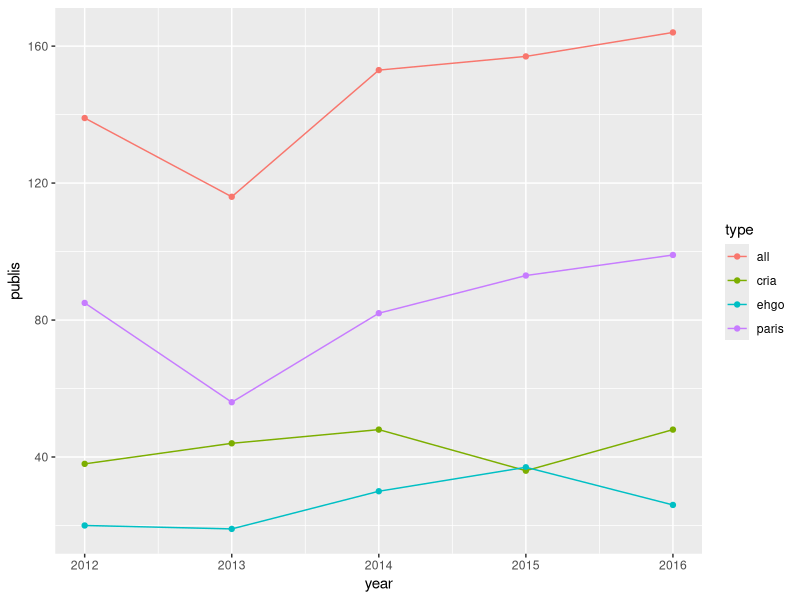
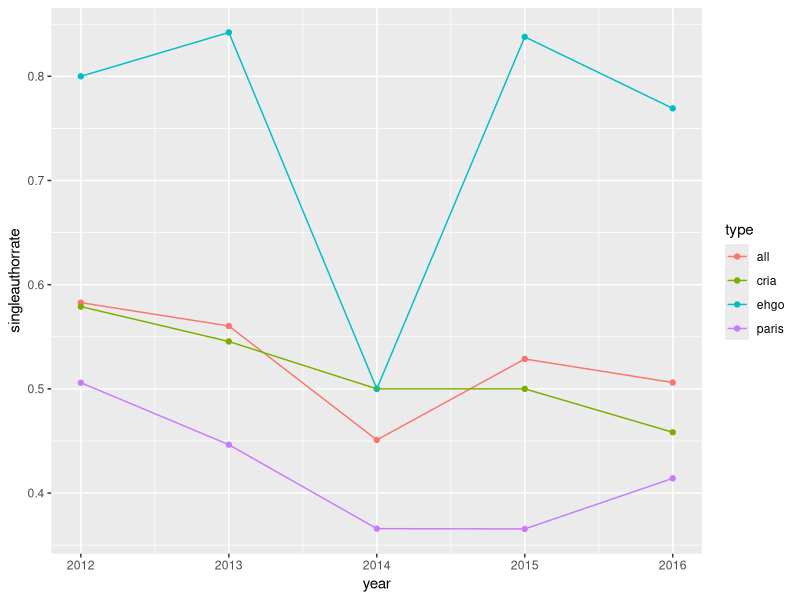
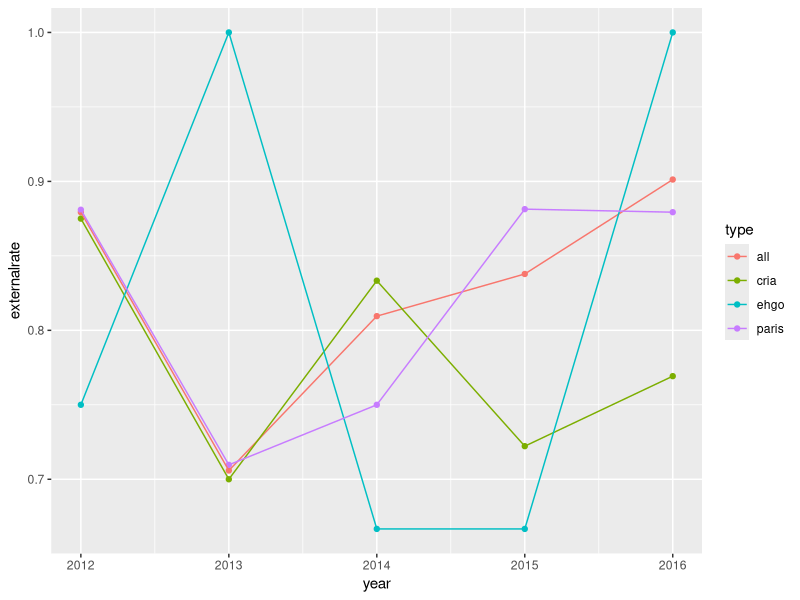
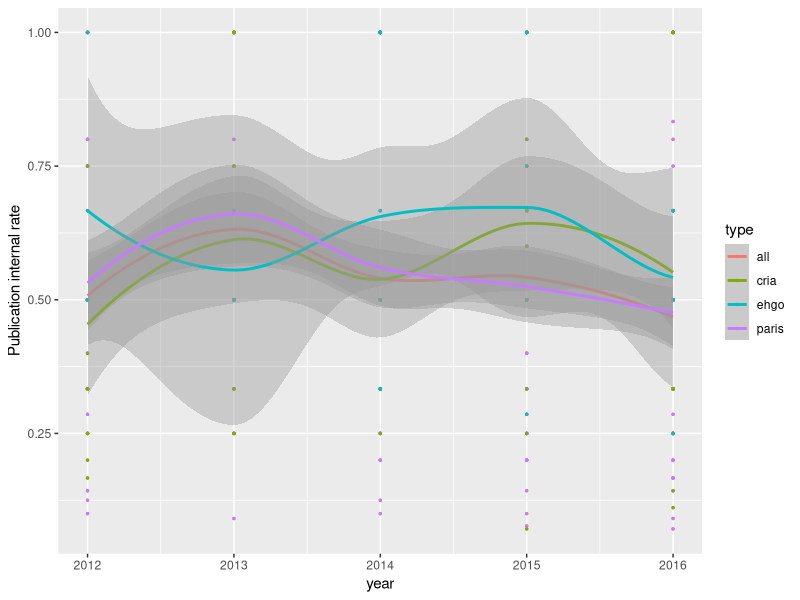
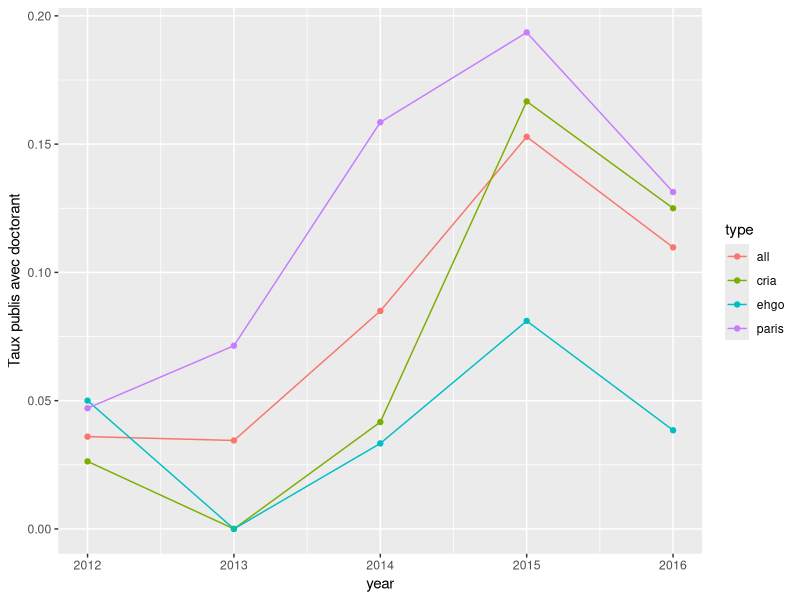
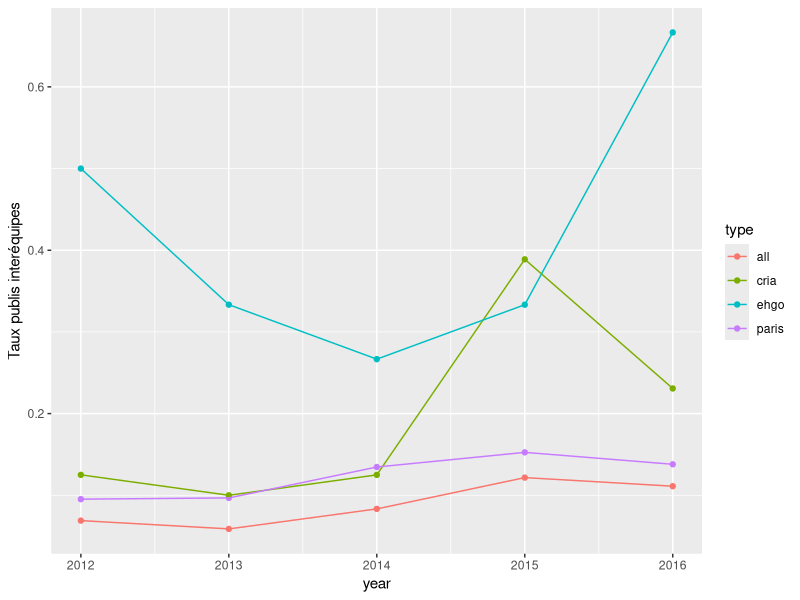
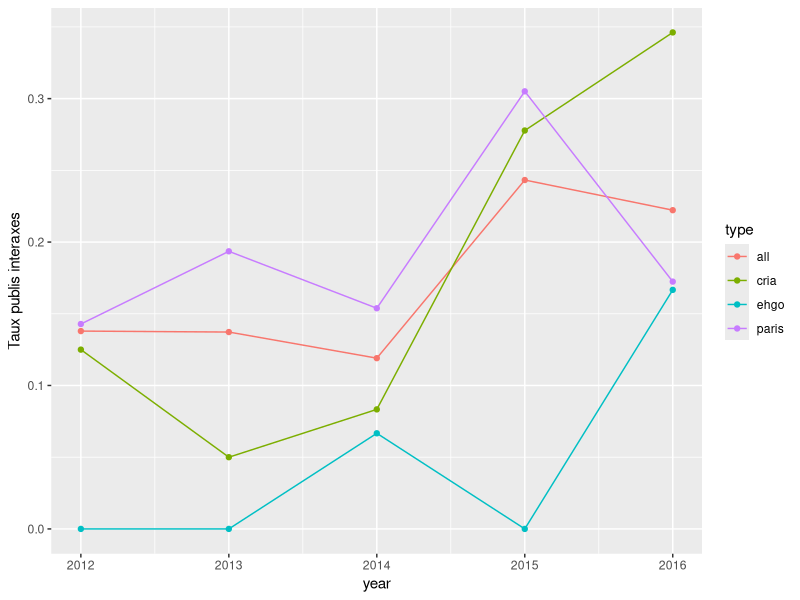

The R source for these figures, in order:

# simplified analysis

# load data


library(dplyr)
library(ggplot2)

setwd(paste0(Sys.getenv('CS_HOME'),'/Misc/AnalyseGeocites/Models'))


# authors
authors <- as.tbl(read.csv('data/authors_desamb.csv',sep=";",stringsAsFactors = FALSE))
# publications
publis <- as.tbl(read.csv('data/publications.csv',sep=";",stringsAsFactors = FALSE))
# authorship
authorship <- as.tbl(read.csv('data/authorship.csv',sep=";",stringsAsFactors = FALSE))
authorship = authorship[sapply(authorship$AuteurDesamb,nchar)>0,]

publitypes = c("article_revue","article","ouvrage","chapitre","proceedings","actes_congres_national")
years = 2012:2016

publis = publis[publis$typepubli%in%publitypes,]

# nbr publis
nrow(publis)

team_authorship = left_join(authorship,authors,by=c('AuteurDesamb'='NOM'))
team_authorship$EQUIPE[is.na(team_authorship$EQUIPE)]="EXT"
team_authorship = team_authorship[team_authorship$id_article%in%publis$id&team_authorship$EQUIPE!=""&team_authorship$id_article!=6522,] # 6522 : side effect of removing desjardins ; only one with one ext left alone.
# multi team ?
#duplicated(team_authorship[,1:2])
byteam = team_authorship%>%group_by(id_article)%>%
  summarise(paris=as.numeric(sum(as.numeric("P.A.R.I.S"%in%EQUIPE))>0),
            cria=as.numeric(sum(as.numeric("C.R.I.A"%in%EQUIPE))>0),
            ehgo=as.numeric(sum(as.numeric("E.H.GO"%in%EQUIPE))>0),
            internonly=as.numeric(prod(as.numeric(AuteurDesamb%in%authors$NOM))==1),
            nbauthorsintern = sum(as.numeric(AuteurDesamb%in%authors$NOM)),
            nbauthors = n(),
            nbequipes = length(unique(EQUIPE[EQUIPE!="EXT"])), # ! remove NAs !
            withDoctorant = as.numeric(1%in%STATUT)
            )

# add nb axes
nbaxes = sapply(publis$axe, function(s){length(strsplit(s,split=',')[[1]])})
publis$nbaxes=nbaxes
byteam=left_join(byteam,publis[,c(1,4,9)],by=c('id_article'='id'))


# count by teams
nrow(byteam)
sum(byteam$paris)
sum(byteam$cria)
sum(byteam$ehgo)

# same by year
counts = c();cyears=c();types=c()
for(year in years){
  counts=append(counts,length(which(byteam$year==year)));types=append(types,'all');cyears=append(cyears,year)
  counts=append(counts,length(which(byteam$year==year&byteam$paris>0)));types=append(types,'paris');cyears=append(cyears,year)
  counts=append(counts,length(which(byteam$year==year&byteam$cria>0)));types=append(types,'cria');cyears=append(cyears,year)
  counts=append(counts,length(which(byteam$year==year&byteam$ehgo>0)));types=append(types,'ehgo');cyears=append(cyears,year)
}
ggplot(data.frame(publis=counts,year=cyears,type=types),aes(x=year,y=publis,col=type,group=type))+geom_point()+geom_line()



# number of authors
#team_authorship %>% group_by(id_article)%>%summarise(nbauthors = n())
length(which(byteam$nbauthors==1))/nrow(byteam)
length(which(byteam$nbauthors==1&byteam$paris>0))/sum(byteam$paris)
length(which(byteam$nbauthors==1&byteam$cria>0))/sum(byteam$cria)
length(which(byteam$nbauthors==1&byteam$ehgo>0))/sum(byteam$ehgo)

# same by year
counts = c();cyears=c();types=c()
for(year in years){
  counts=append(counts,length(which(byteam$nbauthors==1&byteam$year==year))/length(which(byteam$year==year)));types=append(types,'all');cyears=append(cyears,year)
  counts=append(counts,length(which(byteam$nbauthors==1&byteam$paris>0&byteam$year==year))/sum(byteam$paris[byteam$year==year]));types=append(types,'paris');cyears=append(cyears,year)
  counts=append(counts,length(which(byteam$nbauthors==1&byteam$cria>0&byteam$year==year))/sum(byteam$cria[byteam$year==year]));types=append(types,'cria');cyears=append(cyears,year)
  counts=append(counts,length(which(byteam$nbauthors==1&byteam$ehgo>0&byteam$year==year))/sum(byteam$ehgo[byteam$year==year]));types=append(types,'ehgo');cyears=append(cyears,year)
}
ggplot(data.frame(singleauthorrate=counts,year=cyears,type=types),aes(x=year,y=singleauthorrate,col=type,group=type))+geom_point()+geom_line()




# intern - extern
#authorship$AuteurDesamb%in%authors$NOM
length(which(byteam$internonly!=1))/length(which(byteam$nbauthors>1))
length(which(byteam$internonly!=1&byteam$paris>0))/length(which(byteam$nbauthors>1&byteam$paris>0))
length(which(byteam$internonly!=1&byteam$cria>0))/length(which(byteam$nbauthors>1&byteam$cria>0))
length(which(byteam$internonly!=1&byteam$ehgo>0))/length(which(byteam$nbauthors>1&byteam$ehgo>0))


counts = c();cyears=c();types=c()
for(year in years){
  counts=append(counts,length(which(byteam$internonly!=1&byteam$year==year))/length(which(byteam$nbauthors>1&byteam$year==year)));types=append(types,'all');cyears=append(cyears,year)
  counts=append(counts,length(which(byteam$internonly!=1&byteam$paris>0&byteam$year==year))/length(which(byteam$nbauthors>1&byteam$paris>0&byteam$year==year))
);types=append(types,'paris');cyears=append(cyears,year)
  counts=append(counts,length(which(byteam$internonly!=1&byteam$cria>0&byteam$year==year))/length(which(byteam$nbauthors>1&byteam$cria>0&byteam$year==year))
);types=append(types,'cria');cyears=append(cyears,year)
  counts=append(counts,length(which(byteam$internonly!=1&byteam$ehgo>0&byteam$year==year))/length(which(byteam$nbauthors>1&byteam$ehgo>0&byteam$year==year))
);types=append(types,'ehgo');cyears=append(cyears,year)
}
ggplot(data.frame(externalrate=counts,year=cyears,type=types),aes(x=year,y=externalrate,col=type,group=type))+geom_point()+geom_line()
# NOTE : for ehgo in 2013, 3 publis only with nbauthors > 1


# rate intern / nbauthors

rateall = byteam$nbauthorsintern[byteam$nbauthors>1]/byteam$nbauthors[byteam$nbauthors>1]
mean(rateall)
sd(rateall)

rateparis = byteam$nbauthorsintern[byteam$nbauthors>1&byteam$paris>0]/byteam$nbauthors[byteam$nbauthors>1&byteam$paris>0]
mean(rateparis)
sd(rateparis)

ratecria = byteam$nbauthorsintern[byteam$nbauthors>1&byteam$cria>0]/byteam$nbauthors[byteam$nbauthors>1&byteam$cria>0]
mean(ratecria)
sd(ratecria)

ratehgo = byteam$nbauthorsintern[byteam$nbauthors>1&byteam$ehgo>0]/byteam$nbauthors[byteam$nbauthors>1&byteam$ehgo>0]
mean(ratehgo)
sd(ratehgo)



rates = c();cyears=c();types=c()
for(year in years){
  allrows=byteam$nbauthors>1&byteam$year==year
  rates=append(rates,byteam$nbauthorsintern[allrows]/byteam$nbauthors[allrows]);types=append(types,rep('all',length(which(allrows))));cyears=append(cyears,rep(year,length(which(allrows))))
  parisrows=byteam$nbauthors>1&byteam$year==year&byteam$paris>0
  rates=append(rates,byteam$nbauthorsintern[parisrows]/byteam$nbauthors[parisrows]);types=append(types,rep('paris',length(which(parisrows))));cyears=append(cyears,rep(year,length(which(parisrows))))
  criarows=byteam$nbauthors>1&byteam$year==year&byteam$cria>0
  rates=append(rates,byteam$nbauthorsintern[criarows]/byteam$nbauthors[criarows]);types=append(types,rep('cria',length(which(criarows))));cyears=append(cyears,rep(year,length(which(criarows))))
  ehgorows=byteam$nbauthors>1&byteam$year==year&byteam$ehgo>0
  rates=append(rates,byteam$nbauthorsintern[ehgorows]/byteam$nbauthors[ehgorows]);types=append(types,rep('ehgo',length(which(ehgorows))));cyears=append(cyears,rep(year,length(which(ehgorows))))
}
ggplot(data.frame(publiinternrate=rates,year=cyears,type=types),aes(x=year,y=publiinternrate,color=type))+geom_point(size=0.5)+stat_smooth()+ylab("Publication internal rate")



####
# proportion avec doctorants

length(which(byteam$withDoctorant==1))/nrow(byteam)
length(which(byteam$withDoctorant==1&byteam$paris>0))/sum(byteam$paris)
length(which(byteam$withDoctorant==1&byteam$cria>0))/sum(byteam$cria)
length(which(byteam$withDoctorant==1&byteam$ehgo>0))/sum(byteam$ehgo)

counts = c();cyears=c();types=c()
for(year in years){
  counts=append(counts,length(which(byteam$withDoctorant==1&byteam$year==year))/length(which(byteam$year==year)));types=append(types,'all');cyears=append(cyears,year)
  counts=append(counts,length(which(byteam$withDoctorant==1&byteam$paris>0&byteam$year==year))/sum(byteam$paris[byteam$year==year]));types=append(types,'paris');cyears=append(cyears,year)
  counts=append(counts,length(which(byteam$withDoctorant==1&byteam$cria>0&byteam$year==year))/sum(byteam$cria[byteam$year==year]));types=append(types,'cria');cyears=append(cyears,year)
  counts=append(counts,length(which(byteam$withDoctorant==1&byteam$ehgo>0&byteam$year==year))/sum(byteam$ehgo[byteam$year==year]));types=append(types,'ehgo');cyears=append(cyears,year)
}
ggplot(data.frame(withdoctorantrate=counts,year=cyears,type=types),aes(x=year,y=withdoctorantrate,col=type,group=type))+geom_point()+geom_line()+ylab("Taux publis avec doctorant")





####

# prop interequipes
length(which(byteam$nbequipes>1&byteam$nbauthors>1))/length(which(byteam$nbauthors>1))
#byteam[byteam$nbequipes==3,]
#data.frame(publis[publis$id==7216,])

length(which(byteam$nbequipes>1&byteam$nbauthors>1&byteam$paris>0))/length(which(byteam$nbauthors>1&byteam$paris>0))
length(which(byteam$nbequipes>1&byteam$nbauthors>1&byteam$cria>0))/length(which(byteam$nbauthors>1&byteam$cria>0))
length(which(byteam$nbequipes>1&byteam$nbauthors>1&byteam$ehgo>0))/length(which(byteam$nbauthors>1&byteam$ehgo>0))

# paris \inter cria length(which(byteam$nbauthors>1&byteam$paris>0&byteam$cria>0))
# paris \inter ehgo length(which(byteam$nbauthors>1&byteam$paris>0&byteam$ehgo>0))
# cria \inter ehgo length(which(byteam$nbauthors>1&byteam$cria>0&byteam$ehgo>0))
#length(which(byteam$nbequipes==1&byteam$nbauthors>1&byteam$paris>0))+
#  length(which(byteam$nbequipes==1&byteam$nbauthors>1&byteam$cria>0))+
#  length(which(byteam$nbequipes==1&byteam$nbauthors>1&byteam$ehgo>0))+
#  length(which(byteam$nbauthors>1&byteam$paris>0&byteam$cria>0))+
#  length(which(byteam$nbauthors>1&byteam$paris>0&byteam$ehgo>0))+
#  length(which(byteam$nbauthors>1&byteam$cria>0&byteam$ehgo>0))
#length(which(byteam$nbequipes==2&byteam$nbauthors>1&byteam$paris>0))
#length(which(byteam$nbauthors>1&byteam$paris>0))
#which(byteam$paris+byteam$cria+byteam$ehgo==0)


counts = c();cyears=c();types=c()
for(year in years){
  counts=append(counts,length(which(byteam$nbequipes>1&byteam$nbauthors>1&byteam$year==year))/length(which(byteam$nbauthors>1&byteam$year==year)));types=append(types,'all');cyears=append(cyears,year)
  counts=append(counts,length(which(byteam$nbequipes>1&byteam$nbauthors>1&byteam$paris>0&byteam$year==year))/length(which(byteam$nbauthors>1&byteam$paris>0&byteam$year==year))
);types=append(types,'paris');cyears=append(cyears,year)
  counts=append(counts,length(which(byteam$nbequipes>1&byteam$nbauthors>1&byteam$cria>0&byteam$year==year))/length(which(byteam$nbauthors>1&byteam$cria>0&byteam$year==year))
);types=append(types,'cria');cyears=append(cyears,year)
  counts=append(counts,length(which(byteam$nbequipes>1&byteam$nbauthors>1&byteam$ehgo>0&byteam$year==year))/length(which(byteam$nbauthors>1&byteam$ehgo>0&byteam$year==year))
);types=append(types,'ehgo');cyears=append(cyears,year)
}
ggplot(data.frame(interteam=counts,year=cyears,type=types),aes(x=year,y=interteam,col=type,group=type))+geom_point()+geom_line()+ylab("Taux publis interéquipes")




# prop interaxes
length(which(byteam$nbaxes>1&byteam$nbauthors>1))/length(which(byteam$nbauthors>1))

length(which(byteam$nbaxes>1&byteam$nbauthors>1&byteam$paris>0))/length(which(byteam$nbauthors>1&byteam$paris>0))
length(which(byteam$nbaxes>1&byteam$nbauthors>1&byteam$cria>0))/length(which(byteam$nbauthors>1&byteam$cria>0))
length(which(byteam$nbaxes>1&byteam$nbauthors>1&byteam$ehgo>0))/length(which(byteam$nbauthors>1&byteam$ehgo>0))

counts = c();cyears=c();types=c()
for(year in years){
  counts=append(counts,length(which(byteam$nbaxes>1&byteam$nbauthors>1&byteam$year==year))/length(which(byteam$nbauthors>1&byteam$year==year)));types=append(types,'all');cyears=append(cyears,year)
  counts=append(counts,length(which(byteam$nbaxes>1&byteam$nbauthors>1&byteam$paris>0&byteam$year==year))/length(which(byteam$nbauthors>1&byteam$paris>0&byteam$year==year))
  );types=append(types,'paris');cyears=append(cyears,year)
  counts=append(counts,length(which(byteam$nbaxes>1&byteam$nbauthors>1&byteam$cria>0&byteam$year==year))/length(which(byteam$nbauthors>1&byteam$cria>0&byteam$year==year))
  );types=append(types,'cria');cyears=append(cyears,year)
  counts=append(counts,length(which(byteam$nbaxes>1&byteam$nbauthors>1&byteam$ehgo>0&byteam$year==year))/length(which(byteam$nbauthors>1&byteam$ehgo>0&byteam$year==year))
  );types=append(types,'ehgo');cyears=append(cyears,year)
}
ggplot(data.frame(interaxe=counts,year=cyears,type=types),aes(x=year,y=interaxe,col=type,group=type))+geom_point()+geom_line()+ylab("Taux publis interaxes")



